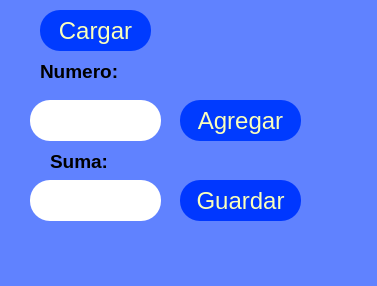
<?xml version="1.0" encoding="UTF-8"?>
<ui version="4.0">
 <class>MainWindow</class>
 <widget class="QMainWindow" name="MainWindow">
  <property name="geometry">
   <rect>
    <x>0</x>
    <y>0</y>
    <width>377</width>
    <height>286</height>
   </rect>
  </property>
  <property name="windowTitle">
   <string>MainWindow</string>
  </property>
  <property name="styleSheet">
   <string notr="true">background-color: rgb(96, 130, 255);</string>
  </property>
  <widget class="QWidget" name="centralwidget">
   <widget class="QPushButton" name="btn_agregar">
    <property name="geometry">
     <rect>
      <x>180</x>
      <y>100</y>
      <width>121</width>
      <height>41</height>
     </rect>
    </property>
    <property name="font">
     <font>
      <pointsize>18</pointsize>
      <underline>false</underline>
     </font>
    </property>
    <property name="styleSheet">
     <string notr="true">background-color: rgb(0, 59, 255);
color: rgb(250, 255, 187);
border-radius:20px;
</string>
    </property>
    <property name="text">
     <string>Agregar</string>
    </property>
   </widget>
   <widget class="QLineEdit" name="txt_numero">
    <property name="geometry">
     <rect>
      <x>30</x>
      <y>100</y>
      <width>131</width>
      <height>41</height>
     </rect>
    </property>
    <property name="font">
     <font>
      <pointsize>20</pointsize>
      <weight>50</weight>
      <italic>false</italic>
      <bold>false</bold>
     </font>
    </property>
    <property name="styleSheet">
     <string notr="true">background-color: rgb(255, 255, 255);
border-radius:20px;</string>
    </property>
    <property name="text">
     <string/>
    </property>
   </widget>
   <widget class="QLabel" name="label">
    <property name="geometry">
     <rect>
      <x>40</x>
      <y>60</y>
      <width>81</width>
      <height>21</height>
     </rect>
    </property>
    <property name="font">
     <font>
      <pointsize>14</pointsize>
     </font>
    </property>
    <property name="text">
     <string>&lt;html&gt;&lt;head/&gt;&lt;body&gt;&lt;p&gt;&lt;span style=&quot; font-weight:600;&quot;&gt;Numero:&lt;/span&gt;&lt;/p&gt;&lt;/body&gt;&lt;/html&gt;</string>
    </property>
   </widget>
   <widget class="QLineEdit" name="txt_suma">
    <property name="geometry">
     <rect>
      <x>30</x>
      <y>180</y>
      <width>131</width>
      <height>41</height>
     </rect>
    </property>
    <property name="font">
     <font>
      <pointsize>20</pointsize>
      <weight>50</weight>
      <italic>false</italic>
      <bold>false</bold>
     </font>
    </property>
    <property name="styleSheet">
     <string notr="true">background-color: rgb(255, 255, 255);
border-radius:20px;</string>
    </property>
    <property name="text">
     <string/>
    </property>
   </widget>
   <widget class="QLabel" name="label_4">
    <property name="geometry">
     <rect>
      <x>50</x>
      <y>150</y>
      <width>71</width>
      <height>21</height>
     </rect>
    </property>
    <property name="font">
     <font>
      <pointsize>14</pointsize>
     </font>
    </property>
    <property name="text">
     <string>&lt;html&gt;&lt;head/&gt;&lt;body&gt;&lt;p&gt;&lt;span style=&quot; font-weight:600;&quot;&gt;Suma:&lt;/span&gt;&lt;/p&gt;&lt;/body&gt;&lt;/html&gt;</string>
    </property>
   </widget>
   <widget class="QPushButton" name="btn_guardar">
    <property name="geometry">
     <rect>
      <x>180</x>
      <y>180</y>
      <width>121</width>
      <height>41</height>
     </rect>
    </property>
    <property name="font">
     <font>
      <pointsize>18</pointsize>
      <underline>false</underline>
     </font>
    </property>
    <property name="styleSheet">
     <string notr="true">background-color: rgb(0, 55, 255);
color: rgb(250, 255, 187);
border-radius:20px;
</string>
    </property>
    <property name="text">
     <string>Guardar</string>
    </property>
   </widget>
   <widget class="QPushButton" name="btn_cargar">
    <property name="geometry">
     <rect>
      <x>40</x>
      <y>10</y>
      <width>111</width>
      <height>41</height>
     </rect>
    </property>
    <property name="font">
     <font>
      <pointsize>18</pointsize>
      <underline>false</underline>
     </font>
    </property>
    <property name="styleSheet">
     <string notr="true">background-color: rgb(0, 59, 255);
color: rgb(250, 255, 187);
border-radius:20px;
</string>
    </property>
    <property name="text">
     <string>Cargar</string>
    </property>
   </widget>
  </widget>
  <widget class="QMenuBar" name="menubar">
   <property name="geometry">
    <rect>
     <x>0</x>
     <y>0</y>
     <width>377</width>
     <height>21</height>
    </rect>
   </property>
  </widget>
  <widget class="QStatusBar" name="statusbar"/>
 </widget>
 <resources/>
 <connections/>
</ui>
